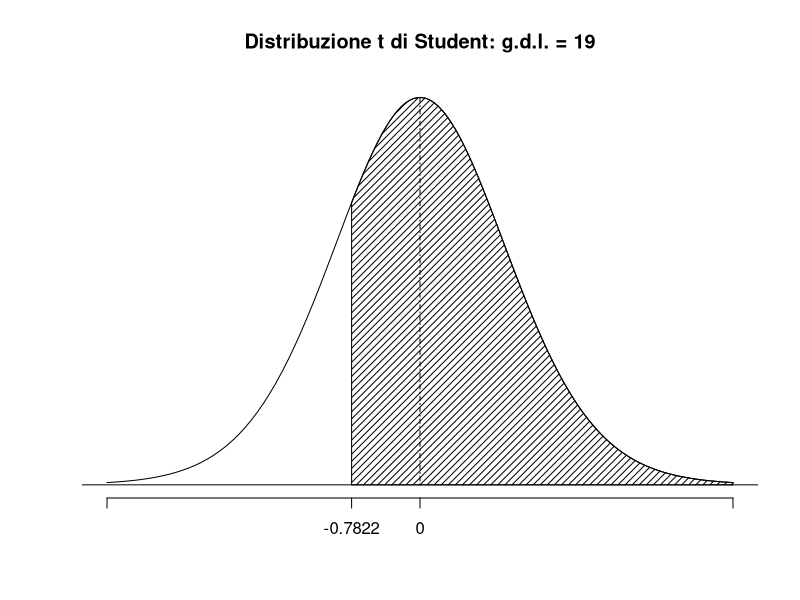
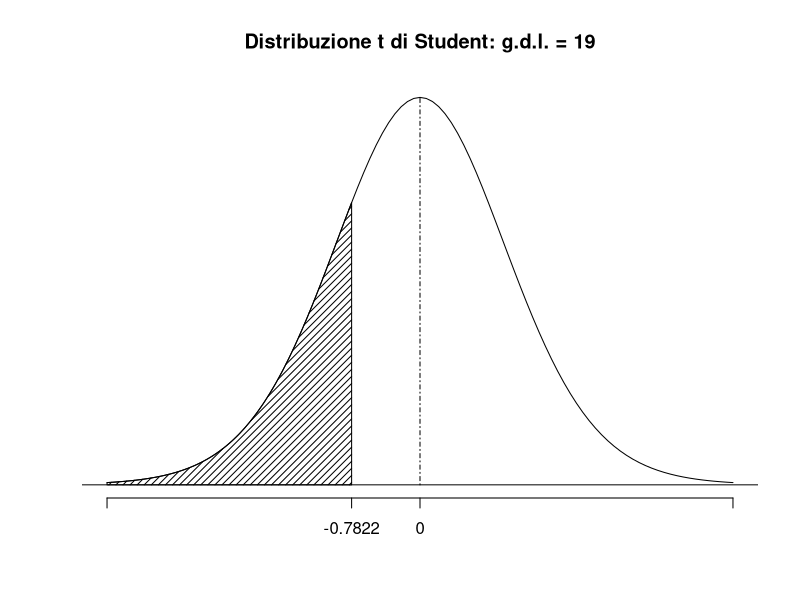
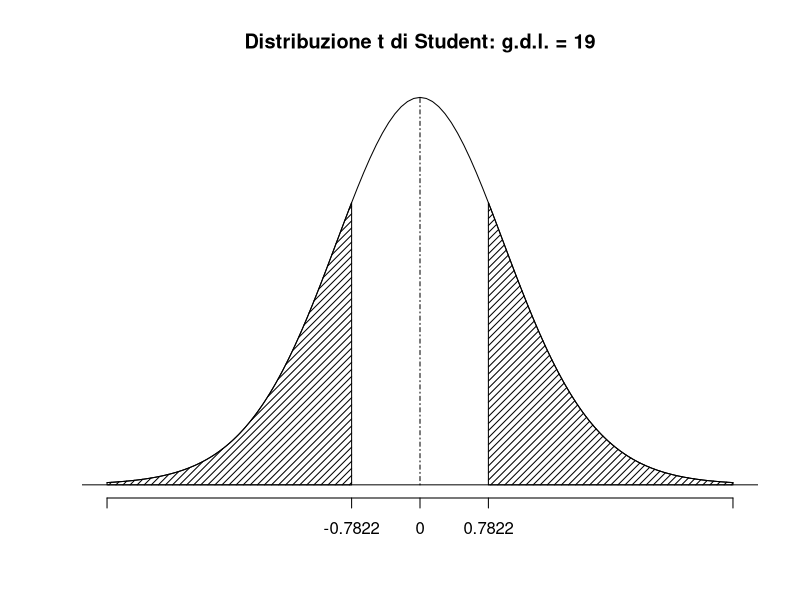
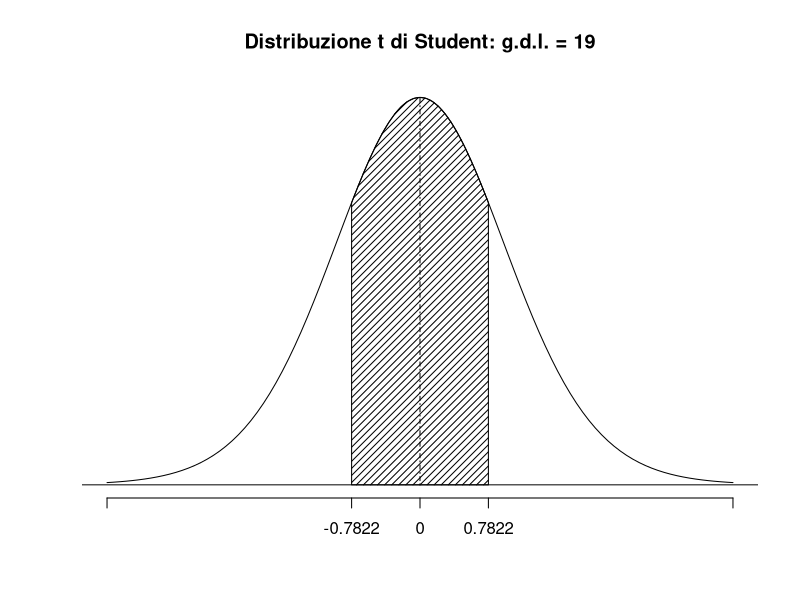

Here is the R script that generated these plots, in order:
# Title     : TODO
# Objective : TODO
# Created by: Maur
# Created on: 23/10/2020

disegnaChiQ <- function(limIX,limSX,gdl,quantX,Sx){

  curve(dchisq(x,df=gdl),limIX,limSX,axes=F,xlab="",ylab="",main= paste0("Distribuzione Chi2: g.d.l. = ", gdl))
  abline(h=0)
  axis(1,c(limIX,quantX,limSX),c("0",quantX,""))
  vals <- seq(quantX,limSX,length=100)
  if(Sx)
  {
    x <- c(quantX,vals,limSX,quantX)
  } else {
    x <- c(limIX,vals,quantX,limIX)
  }
  y <- c(0,dchisq(vals,df=gdl),0,0)
  polygon(x,y,density=20,angle=45)

}

disegnaNorm <- function(limIX,limSX,media,ds,quantX1,quantX2=0,type = "") {

  if(type=="C"){
    curve(pnorm(x,media,ds),limIX,limSX,axes=F,xlab="",ylab="",main= paste0("Distribuzione Normale: dev.st = ", ds))
  } else{
    curve(dnorm(x,media,ds),limIX,limSX,axes=F,xlab="",ylab="",main= paste0("Distribuzione Normale: dev.st = ", ds))
  }
  abline(h=0)
  axis(1,c(limIX,media,quantX1,limSX),c("",media,quantX1,""))

  #casi
  if(type=="C")
  {  points(quantX1,pnorm(quantX1,media,ds),cex=2)
     points(c(media,media),c(0,pnorm(media,media,ds)),type="l",lty=4,lwd=2)
     return("")
  }else{
    if(type=="DX") {
      vals <- seq(quantX1,limSX,length=100)
      x <- c(quantX1,vals,limSX,quantX1)
      y <- c(0,dnorm(vals,media,ds),0,0)
      polygon(x,y,density=20,angle=45)
    }else{
      if(type=="SX")
      {
        vals <- seq(limIX,quantX1,length=100)
        x <- c(limIX,vals,quantX1,limIX)
        y <- c(0,dnorm(vals,media,ds),0,0)
        polygon(x,y,density=20,angle=45)
      }else{
        if(type=="EST")
        {
          if(quantX2 == 0){
            simpleError("Inserire il secondo quantile")
          }
          vals <- seq(limIX,quantX1,length=100)
          x <- c(limIX,vals,quantX1,limIX)
          y <- c(0,dnorm(vals,media,ds),0,0)
          polygon(x,y,density=20,angle=45)

          vals <- seq(quantX2,limSX,length=100)
          x <- c(quantX2,vals,limSX,quantX2)
          y <- c(0,dnorm(vals,media,ds),0,0)
          polygon(x,y,density=20,angle=45)
        }else{
          if(type=="INT")
          {
            if(quantX2 == 0){
              simpleError("Inserire il secondo quantile")
            }

            vals <- seq(quantX1,quantX2,length=100)
            x <- c(quantX1,vals,quantX2,quantX1)
            y <- c(0,dnorm(vals,media,ds),0,0)
            polygon(x,y,density=20,angle=45)
          }else{
              points(quantX1,dnorm(quantX1,media,ds),cex=2)
              }
          }
        }
      }
    }
  points(c(media,media),c(0,dnorm(media,media,ds)),type="l",lty=4,lwd=2)
}

disegnat <- function (limIX,limSX,gdl,quantX1,quantX2=0,type = "SX" )
{
  curve(dt(x,df=gdl),limIX,limSX,axes=F,xlab="",ylab="",main= paste0("Distribuzione t di Student: g.d.l. = ", gdl))

  lines(c(0,0),c(0,dt(0,df=gdl)),lty=4)
  abline(h=0)

  if(type == "SX"){
    axis(1,c(limIX,quantX1,0,limSX),c("",quantX1,0,""))

    vals <- seq(limIX,quantX1,length=100)
    x <- c(limIX,vals,quantX1,limIX)
    y <- c(0,dt(vals,df=gdl),0,0)
    polygon(x,y,density=20,angle=45)
  } else {
    if(type == "DX") {
      axis(1,c(limIX,quantX1,0,limSX),c("",quantX1,0,""))

      vals <- seq(quantX1,limSX,length=100)
      x <- c(quantX1,vals,limSX,quantX1)
      y <- c(0,dt(vals,df=gdl),0,0)
      polygon(x,y,density=20,angle=45)
    } else {
      if(type == "EST") {
        axis(1,c(limIX,quantX1,0,quantX2,limSX),c("",quantX1,0,quantX2,""))

        vals <- seq(limIX,quantX1,length=100)
        x <- c(limIX,vals,quantX1,limIX)
        y <- c(0,dt(vals,df=gdl),0,0)
        polygon(x,y,density=20,angle=45)

        vals <- seq(quantX2,limSX,length=100)
        x <- c(quantX2,vals,limSX,quantX2)
        y <- c(0,dt(vals,df=gdl),0,0)
        polygon(x,y,density=20,angle=45)
      } else {
        if(type == "INT"){
          axis(1,c(limIX,quantX1,0,quantX2,limSX),c("",quantX1,0,quantX2,""))

          vals <- seq(quantX1,quantX2,length=100)
          x <- c(quantX1,vals,quantX2,quantX1)
          y <- c(0,dt(vals,df=gdl),0,0)
          polygon(x,y,density=20,angle=45)
        } }
    }
  }
}

GDL <- 19
limInfX <- qt(0.001,GDL)
limSupX <- qt(0.999,GDL)
quantileX1 <- -0.7822
quantileX2 <- 0.7822

disegnat(limInfX,limSupX,GDL,quantileX1,type="DX")
disegnat(limInfX,limSupX,GDL,quantileX1,type="SX")
disegnat(limInfX,limSupX,GDL,quantileX1,quantileX2,type="EST")
disegnat(limInfX,limSupX,GDL,quantileX1,quantileX2,type="INT")

